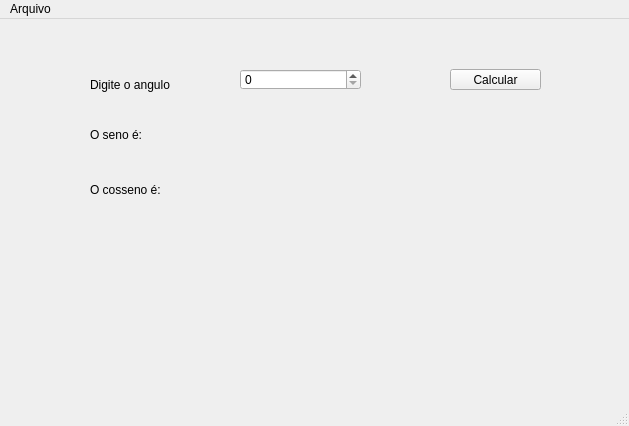
<?xml version="1.0" encoding="UTF-8"?>
<ui version="4.0">
 <class>MainWindow</class>
 <widget class="QMainWindow" name="MainWindow">
  <property name="geometry">
   <rect>
    <x>0</x>
    <y>0</y>
    <width>629</width>
    <height>426</height>
   </rect>
  </property>
  <property name="windowTitle">
   <string>MainWindow</string>
  </property>
  <widget class="QWidget" name="centralwidget">
   <widget class="QLabel" name="label">
    <property name="geometry">
     <rect>
      <x>90</x>
      <y>50</y>
      <width>111</width>
      <height>31</height>
     </rect>
    </property>
    <property name="text">
     <string>Digite o angulo</string>
    </property>
   </widget>
   <widget class="QLabel" name="label_2">
    <property name="geometry">
     <rect>
      <x>90</x>
      <y>100</y>
      <width>61</width>
      <height>31</height>
     </rect>
    </property>
    <property name="text">
     <string>O seno é:</string>
    </property>
   </widget>
   <widget class="QLabel" name="label_3">
    <property name="geometry">
     <rect>
      <x>90</x>
      <y>160</y>
      <width>71</width>
      <height>21</height>
     </rect>
    </property>
    <property name="text">
     <string>O cosseno é:</string>
    </property>
   </widget>
   <widget class="QSpinBox" name="spinBox">
    <property name="geometry">
     <rect>
      <x>240</x>
      <y>50</y>
      <width>121</width>
      <height>21</height>
     </rect>
    </property>
   </widget>
   <widget class="QPushButton" name="pushButton">
    <property name="geometry">
     <rect>
      <x>450</x>
      <y>50</y>
      <width>91</width>
      <height>21</height>
     </rect>
    </property>
    <property name="text">
     <string>Calcular</string>
    </property>
   </widget>
  </widget>
  <widget class="QMenuBar" name="menubar">
   <property name="geometry">
    <rect>
     <x>0</x>
     <y>0</y>
     <width>629</width>
     <height>21</height>
    </rect>
   </property>
   <widget class="QMenu" name="menuArquivo">
    <property name="title">
     <string>Arquivo</string>
    </property>
    <addaction name="actionCalcular"/>
    <addaction name="actionSair"/>
   </widget>
   <addaction name="menuArquivo"/>
  </widget>
  <widget class="QStatusBar" name="statusbar"/>
  <action name="actionCalcular">
   <property name="text">
    <string>Calcular</string>
   </property>
  </action>
  <action name="actionSair">
   <property name="text">
    <string>Sair</string>
   </property>
  </action>
 </widget>
 <resources>
  <include location="menu.qrc"/>
 </resources>
 <connections/>
</ui>
